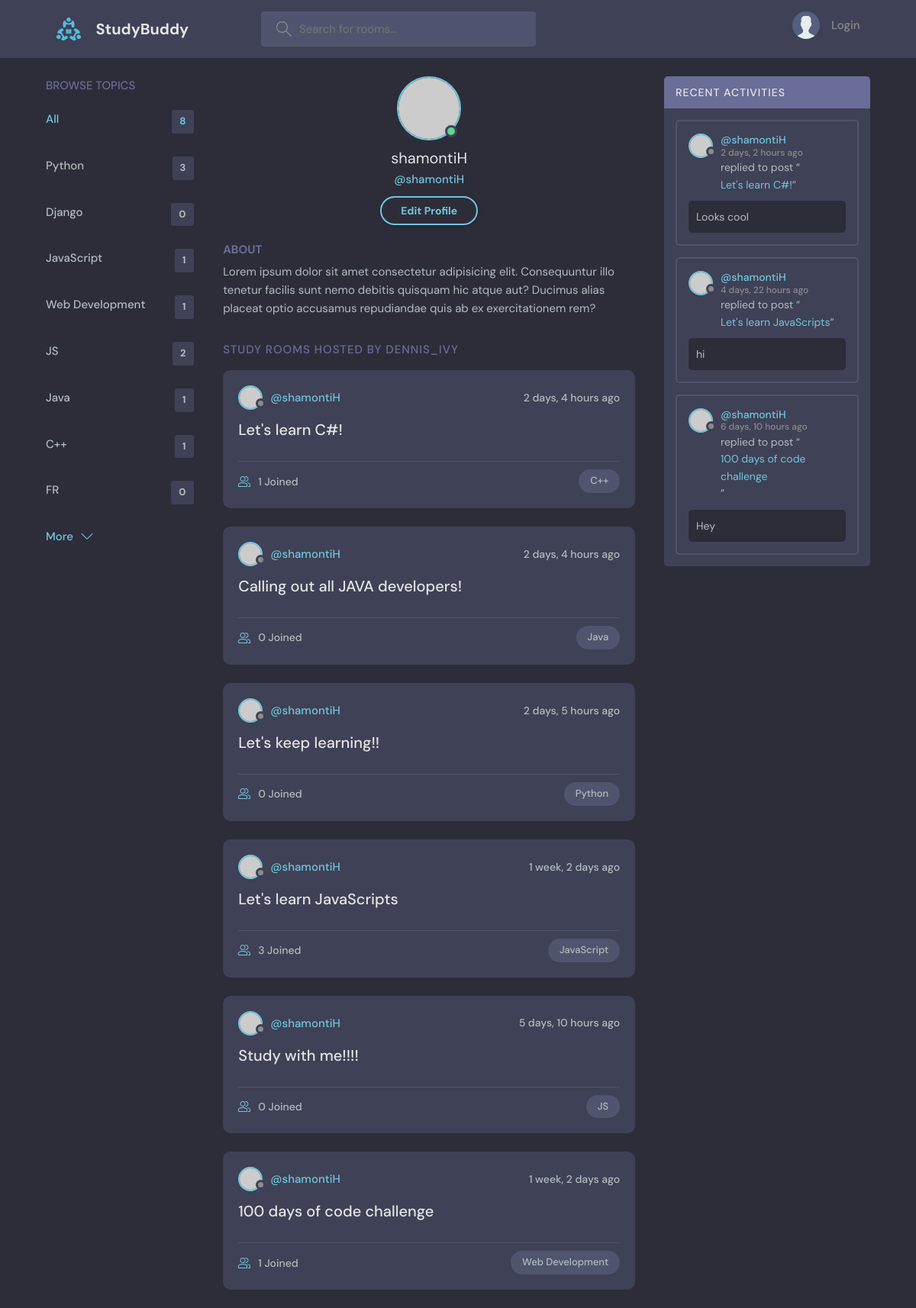
The page /user/1/ on the database its author committed.
### base/models.py (models this page shows, shortened)
class Topic(models.Model):
    name = models.CharField(max_length=200)

class Room(models.Model):
    host = models.ForeignKey(User, on_delete=models.SET_NULL, null=True)
    topic = models.ForeignKey(Topic, on_delete=models.SET_NULL, null=True)
    name = models.CharField(max_length=200)
    description = models.TextField(null=True, blank=True)
    participants = models.ManyToManyField(User, related_name='participants', blank=True)
    updated = models.DateTimeField(auto_now=True)
    created = models.DateTimeField(auto_now_add=True)
    class Meta:
        ordering = ['-updated', '-created']
    def __str__(self):
        return self.name

class Message(models.Model):
    user = models.ForeignKey(User, on_delete=models.CASCADE)
    room = models.ForeignKey(Room, on_delete=models.CASCADE)
    body = models.TextField()
    updated = models.DateTimeField(auto_now=True)
    created = models.DateTimeField(auto_now_add=True)
    class Meta:
        ordering = ['-updated', '-created']
    def __str__(self):
        return self.body[0:50]

### base/views.py (the view)
# urls.py: path('user/<str:pk>/', views.userProfile, name='user-profile'),
def userProfile(request, pk):
    user = User.objects.get(id=pk)
    rooms = user.room_set.all()
    room_messages = user.message_set.all()
    topics = Topic.objects.all()
    context = {'user': user, 'rooms': rooms, 'room_messages': room_messages, 'topics': topics}
    return render(request, 'base/profile.html', context)

### base/templates/base/profile.html
{% extends "main.html" %}
{% block content %}
<main class="profile-page layout layout--3">
    <div class="container">
      {% include "base/topics_component.html" %}
      <div class="roomList">
        <div class="profile">
          <div class="profile__avatar">
            <div class="avatar avatar--large active">
              <img src="https://randomuser.me/api/portraits/men/11.jpg" />
            </div>
          </div>
          <div class="profile__info">
            <h3>{{user.username}}</h3>
            <p>@{{user.username}}</p>
            <a href="{% url "update-user" %}" class="btn btn--main btn--pill">Edit Profile</a>
          </div>
          <div class="profile__about">
            <h3>About</h3>
            <p>
              Lorem ipsum dolor sit amet consectetur adipisicing elit. Consequuntur illo tenetur
              facilis sunt nemo debitis quisquam hic atque aut? Ducimus alias placeat optio
              accusamus repudiandae quis ab ex exercitationem rem?
            </p>
          </div>
        </div>
        <div class="roomList__header">
          <div>
            <h2>Study Rooms Hosted by dennis_ivy</a>
            </h2>
          </div>
        </div>
        {% include "base/feed_component.html" %}
      </div>
      {% include "base/activity_component.html" %}
    </div>
</main>
{% endblock content %}

### base/templates/base/topics_component.html
<div class="topics">
  <div class="topics__header">
    <h2>Browse Topics</h2>
  </div>
  <ul class="topics__list">
    <li>
      <a href="{% url "home" %}" class="active">All <span>{{topics.count}}</span></a>
    </li>
    {% for topic in topics %}
    <li>
      <a href="{% url "home" %}?q={{topic.name}}">{{topic.name}} <span>{{topic.room_set.all.count}}</span></a>
    </li>
    {% endfor %}
  </ul>
  <a class="btn btn--link" href="{% url "topics" %}">
    More
    <svg version="1.1" xmlns="http://www.w3.org/2000/svg" width="32" height="32" viewBox="0 0 32 32">
      <title>chevron-down</title>
      <path d="M16 21l-13-13h-3l16 16 16-16h-3l-13 13z"></path>
    </svg>
  </a>
</div>

### base/templates/base/feed_component.html (shortened to what this page needs)
  {% for room in rooms %}
  <div class="roomListRoom">
    <div class="roomListRoom__header">
      {% if room.host %}
      <a href="{% url "user-profile" room.host.id %}" class="roomListRoom__author">
      {% else %}
      <span>Unknown host</span>
      {% endif %}
        <div class="avatar avatar--small">
          <img src="https://randomuser.me/api/portraits/women/11.jpg" />
        </div>
        <span>@{{room.host.username}}</span>
      </a>
      <div class="roomListRoom__actions">
        <span>{{room.created|timesince}} ago</span>
      </div>
    </div>
    <div class="roomListRoom__content">
      <a href="{% url "room" room.id %}">{{room.name}}</a>
    </div>
    <div class="roomListRoom__meta">
      <a href="{% url "room" room.id %}" class="roomListRoom__joined">
        {{room.participants.count}} Joined
      </a>
      <p class="roomListRoom__topic">{{room.topic.name}}</p>
    </div>
  </div>
  {% endfor %}

### base/templates/base/activity_component.html (shortened to what this page needs)
<div class="activities">
  <div class="activities__header">
    <h2>Recent Activities</h2>
  </div>
  {% for message in room_messages %}
  <div class="activities__box">
    <div class="activities__boxHeader roomListRoom__header">
      <a href="{% url "user-profile" message.user.id %}" class="roomListRoom__author">
        <div class="avatar avatar--small">
          <img src="https://randomuser.me/api/portraits/women/11.jpg" />
        </div>
        <p>
          @{{message.user}}
          <span>{{message.created|timesince}} ago</span>
        </p>
      </a>
    </div>
    <div class="activities__boxContent">
      <p>replied to post “<a href="{% url "room" message.room.id %}">{{message.room}}</a>”</p>
      <div class="activities__boxRoomContent">
        {{message}}
      </div>
    </div>
  </div>
  {% endfor %}
</div>

### rows shown on the page
Topic: name "Python", room_set.all.count "3"
Topic: name "Django", room_set.all.count "0"
Topic: name "JavaScript", room_set.all.count "1"
Topic: name "Web Development", room_set.all.count "1"
Topic: name "JS", room_set.all.count "2"
Topic: name "Java", room_set.all.count "1"
Topic: name "C++", room_set.all.count "1"
Topic: name "FR", room_set.all.count "0"
Room: host.username "shamontiH", created "2 days, 4 hours", name "Let's learn C#!", participants.count "1", topic.name "C++"
Room: host.username "shamontiH", created "2 days, 4 hours", name "Calling out all JAVA developers!", participants.count "0", topic.name "Java"
Room: host.username "shamontiH", created "2 days, 5 hours", name "Let's keep learning!!", participants.count "0", topic.name "Python"
Room: host.username "shamontiH", created "1 week, 2 days", name "Let's learn JavaScripts", participants.count "3", topic.name "JavaScript"
Room: host.username "shamontiH", created "5 days, 10 hours", name "Study with me!!!!", participants.count "0", topic.name "JS"
Room: host.username "shamontiH", created "1 week, 2 days", name "100 days of code challenge", participants.count "1", topic.name "Web Development"
Message: user "shamontiH", created "2 days, 2 hours", room "Let's learn C#!", body "Looks cool"
Message: user "shamontiH", created "4 days, 22 hours", room "Let's learn JavaScripts", body "hi"
Message: user "shamontiH", created "6 days, 10 hours", room "100 days of code challenge", body "Hey"

### other values the page prints
{{ topics.count }} "8"
{{ user.username }} "shamontiH"
